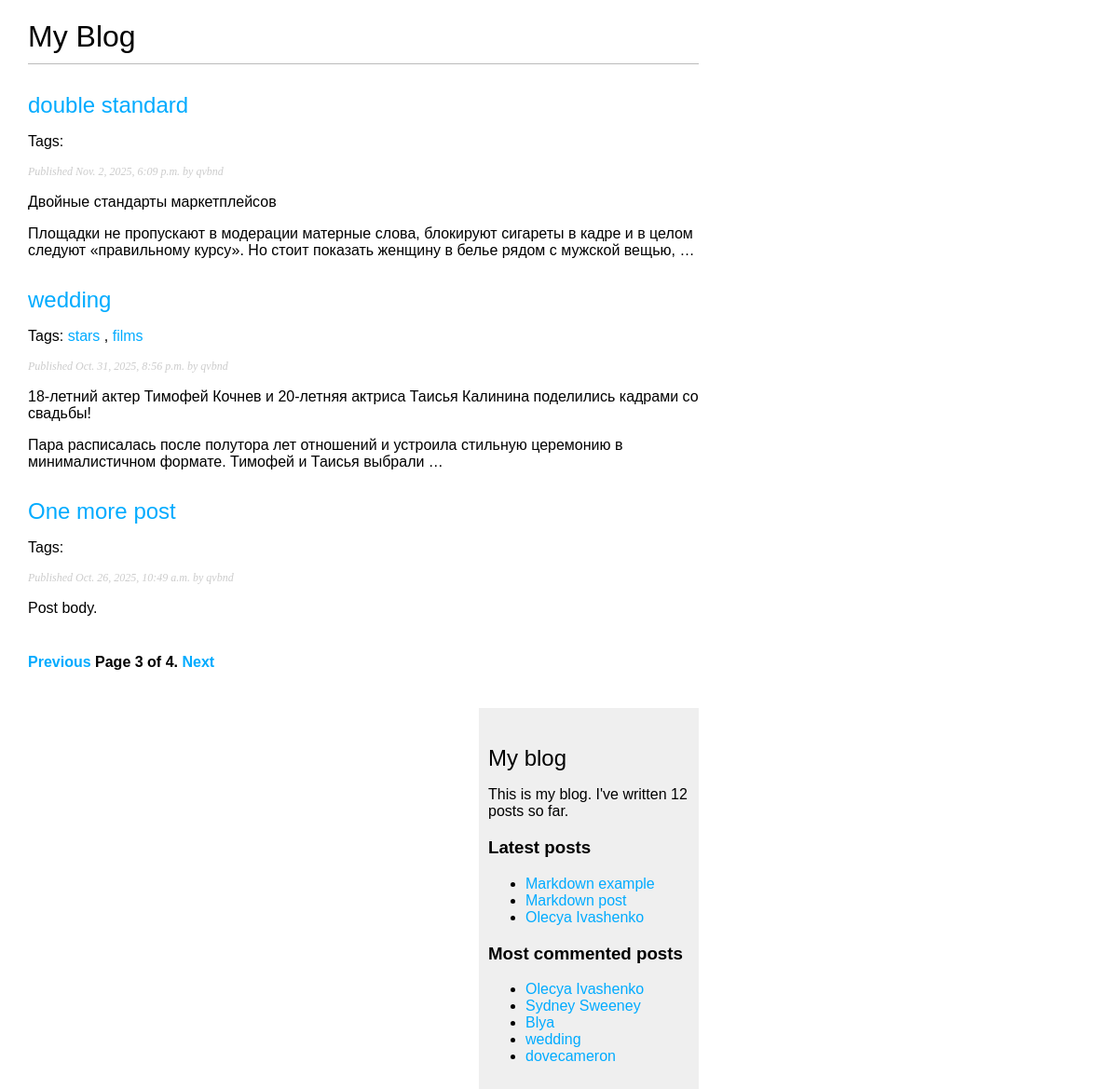
Page /blog/?page=3 on the committed database.
### blog/models.py (models this page shows, shortened)
class Post(models.Model):
    class Status(models.TextChoices):
        DRAFT = 'DF', 'Draft'
        PUBLISHED = 'PB', 'Published'
    title = models.CharField(max_length=250)
    slug = models.SlugField(max_length=250,
                                            unique_for_date='publish')
    author = models.ForeignKey(User,
                                            on_delete=models.CASCADE,
                                            related_name='blog_posts')
    body = models.TextField()
    publish = models.DateTimeField(default=timezone.now)
    created = models.DateTimeField(auto_now_add=True)
    updated = models.DateTimeField(auto_now=True)
    status = models.CharField(max_length=2,
                                                choices=Status.choices,
                                                default=Status.DRAFT)
    tags = TaggableManager()
    objects = models.Manager()
    published = PublishedManager()
    class Meta:
        ordering = ['-publish']
        indexes = [
            models.Index(fields=['-publish']),
        ]
    def get_absolute_url(self):
        return reverse('blog:post_detail',
                       args=[self.publish.year,
                             self.publish.month,
                             self.publish.day,
                             self.slug])

### blog/views.py (the view)
# urls.py: path('', views.post_list, name='post_list'),
def post_list(request, tag_slug=None):
    posts_list = Post.published.all()
    tag = None
    if tag_slug:
        tag = get_object_or_404(Tag, slug=tag_slug)
        posts_list = posts_list.filter(tags__in=[tag])
    paginator = Paginator(posts_list, 3)
    page_number = request.GET.get('page')
    try:
        posts = paginator.page(page_number)
    except PageNotAnInteger:
        posts = paginator.page(1)
    except EmptyPage:
        posts = paginator.page(paginator.num_pages)
    return render(request,
                  'blog/post/list.html',
                  {'posts': posts,
                   'tag': tag})

### blog/models.py (called while the page is built)
    def get_queryset(self):
        return super().get_queryset()\
                        .filter(status=Post.Status.PUBLISHED)

### blog/templatetags/blog_tags.py (called while the page is built)
@register.simple_tag
def total_posts():
    return Post.published.count()

@register.inclusion_tag('blog/post/latest_posts.html')
def show_latest_posts(count=5):
    latest_posts = Post.published.order_by('-publish')[:count]
    return {'latest_posts': latest_posts}

@register.simple_tag
def get_most_commented_posts(count=5) -> PublishedManager:
    return Post.published.annotate(
        total_comments=Count('comments')
    ).order_by('-total_comments')[:count]

@register.filter(name='markdown')
def markdown_format(text):
    return mark_safe(markdown.markdown(text))

### blog/templates/blog/post/list.html (shortened to what this page needs)
{% extends "blog/base.html" %}
{% load blog_tags %}
{% block content %}
    <h1>My Blog</h1>
    {% for post in posts%}
        <h2>
            <a href="{{ post.get_absolute_url }}">
                {{ post.title}}
            </a>
        </h2>
        <p class="tags">
            Tags:
            {% for tag in post.tags.all %}
                <a href="{% url "blog:post_list_by_tag" tag.slug %}">
                    {{ tag.name }}
                </a>
                {% if not forloop.last %}, {% endif %}
            {% endfor %}
        </p>
        <p class="date">
            Published {{ post.publish }} by {{ post.author }}
        </p>
        {{ post.body|markdown|truncatewords_html:30 }}
    {% endfor %}
    {% include "pagination.html" with page=posts %}
{% endblock %}

### blog/templates/blog/base.html (shortened to what this page needs)
{% load blog_tags %}
{% load static %}
<!DOCTYPE html>
<html>
<head>
    <link href="{% static "css/blog.css" %}" rel="stylesheet">
</head>
<body>
    <div id="content">
        {% block content %}
        {% endblock %}
    </div>
    <div id="sidebar">
        <h2>My blog</h2>
        <p>
            This is my blog.
            I've written {% total_posts %} posts so far.
        </p>
        <h3>Latest posts</h3>
        {% show_latest_posts 3 %}
        <h3>Most commented posts</h3>
        {% get_most_commented_posts as most_commented_posts %}
        <ul>
            {% for post in most_commented_posts %}
            <li>
                <a href="{{ post.get_absolute_url }}">{{ post.title }}</a>
            </li>
            {% endfor %}
        </ul>
    </div>
</body>
</html>

### blog/templates/blog/post/latest_posts.html
<ul>
    {% for post in latest_posts %}
        <li>
            <a href="{{ post.get_absolute_url }}">{{ post.title }}</a>
        </li>
    {% endfor %}
</ul>

### blog/static/css/blog.css (style rules this page uses)
body { margin:0; padding:0; font-family:helvetica, sans-serif; }
a { color:#00abff; text-decoration:none; }
h1 { font-weight:normal; border-bottom:1px solid #bbb; padding:0 0 10px 0; }
h2 { font-weight:normal; margin:30px 0 0; }
#content { float:left; width:60%; padding:0 0 0 30px; }
#sidebar { float:right; width:30%; padding:10px; background:#efefef; height:100%; }
p.date { color:#ccc; font-family: georgia, serif; font-size: 12px; font-style: italic; }

### rows in the picture
Post: title "double standard", publish "Nov. 2, 2025, 6:09 p.m.", author "qvbnd", body "Двойные стандарты маркетплейсов Площадки не пропускают в модерации матерные слова, блокируют сигареты в кадре и в целом следуют «правильному курсу». Но стоит показать женщину в белье рядом с мужской вещью, …"
Post: title "wedding", publish "Oct. 31, 2025, 8:56 p.m.", author "qvbnd", body "18-летний актер Тимофей Кочнев и 20-летняя актриса Таисья Калинина поделились кадрами со свадьбы! Пара расписалась после полутора лет отношений и устроила стильную церемонию в минималистичном формате. Тимофей и Таисья выбрали …"
Tag: name "stars"
Tag: name "films"
Post: title "One more post", publish "Oct. 26, 2025, 10:49 a.m.", author "qvbnd", body "Post body."
Post: title "Markdown example"
Post: title "Markdown post"
Post: title "Olecya Ivashenko"
Post: title "Sydney Sweeney"
Post: title "Blya"
Post: title "dovecameron"

### other values in the picture
{{ page.number }} "3"
{{ page.paginator.num_pages }} "4"
